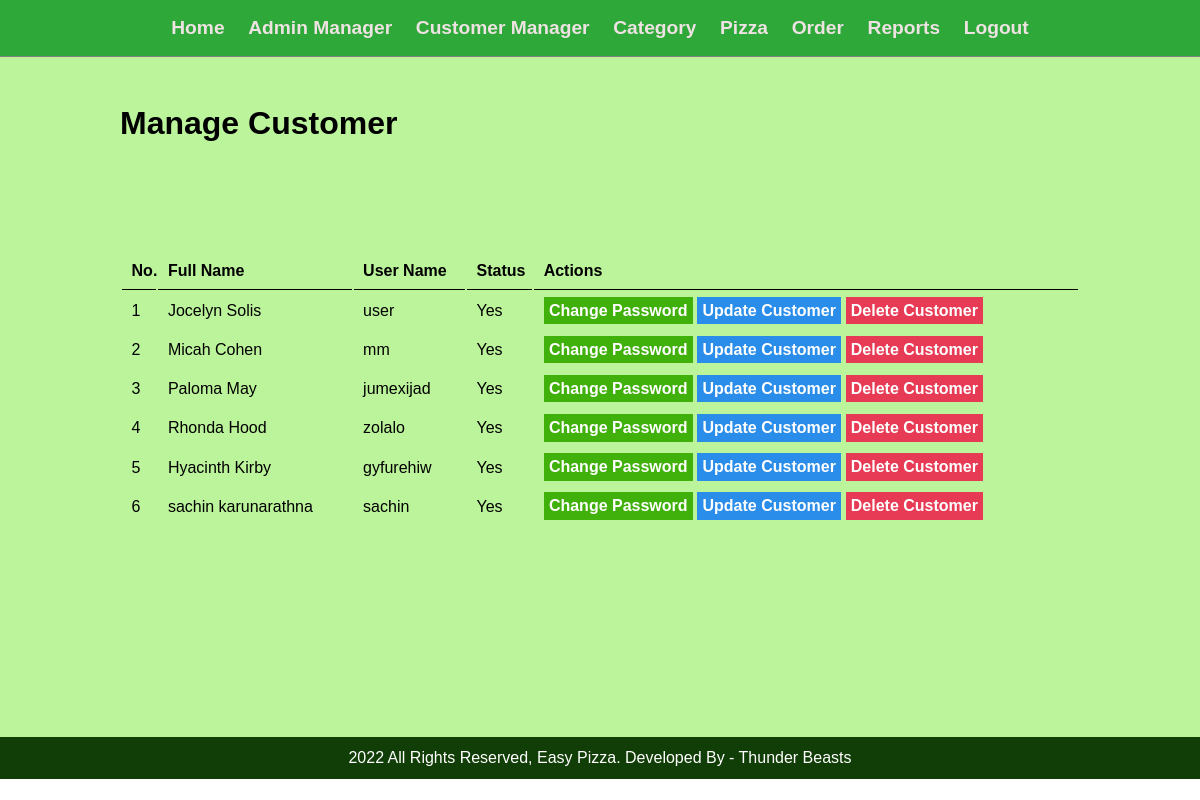
Screenshot of /admin/manage-customer.php (signed in) with the database file from the repository.
### tables this page shows
CREATE TABLE `customer` (
  `id_customer` int(10) UNSIGNED NOT NULL,
  `full_name` varchar(255) NOT NULL,
  `address` varchar(255) NOT NULL,
  `contact_number` varchar(50) NOT NULL,
  `email` varchar(255) NOT NULL,
  `username` varchar(100) NOT NULL,
  `password` varchar(255) NOT NULL,
  `active` varchar(10) NOT NULL
);

### admin/manage-customer.php (the view, shortened to what this page needs)
<?php include('partials/menu.php') ?>
<div class="main-content">
    <div class="wrapper">
        <h1>Manage Customer</h1>
        <br>
        <br><br>
        <br><br><br>
        <table class="tbl-full">
            <tr>
                <th>No.</th>
                <th>Full Name</th>
                <th>User Name</th>
                <th>Status</th>
                <th>Actions</th>
            </tr>
            <?php
            $sql = "SELECT * FROM customer";
            $res = mysqli_query($conn, $sql);
            if ($res == TRUE) {
                $rows = mysqli_num_rows($res);
                $no =1;
                if ($rows > 0)
                {
                    while ($rows = mysqli_fetch_assoc($res))
                    {
                        $id = $rows['id_customer'];
                        $full_name = $rows['full_name'];
                        $username = $rows['username'];
                        $active = $rows['active'];
            ?>
                        <tr>
                            <td><?php echo $no++ ?></td>
                            <td><?php echo $full_name ?></td>
                            <td><?php echo $username ?></td>
                            <td><?php echo $active ?></td>
                            <td>
                            <a href="<?php echo SITEURL; ?>admin/update-cus-password.php?id=<?php echo $id; ?>" class="btn-primary">Change Password</a>
                                <a href="<?php echo SITEURL;?>admin/update-customer.php?id=<?php echo $id;?>" class="btn-secondary">Update Customer</a>
                                <a href="<?php echo SITEURL; ?>admin/delete-customer.php?id=<?php echo $id; ?>" class="btn-danger">Delete Customer</a>
                            </td>
                        </tr>
            <?php
                    }
                }
            }
            ?>
        </table>
    </div>
</div>
<?php include('partials/footer.php') ?>

### css/admin.css (style rules this page uses)
* { margin: 0; padding: 0; font-family: Arial, Helvetica, sans-serif; }
.wrapper { padding: 1%; width: 80%; margin: 0 auto; }
.tbl-full { width: 100%; }
table tr th { border-bottom: 1px solid black; padding: 1%; text-align: left; }
table tr td { padding: 1%; }
.btn-primary { background-color: #40b10b; padding: 1%; color: white; text-decoration: none; font-weight: bold; }
.btn-secondary { background-color: #2a8de9; padding: 1%; color: white; text-decoration: none; font-weight: bold; }
.btn-danger { background-color: #e73a54; padding: 1%; color: white; text-decoration: none; font-weight: bold; }
a { text-decoration: none; }
.main-content { background-color: #67e61d70; padding: 3% 0; min-height: 76%; }

### rows the page displays
customer: full_name "Jocelyn Solis", username "user", active "Yes"
customer: full_name "Micah Cohen", username "mm", active "Yes"
customer: full_name "Paloma May", username "jumexijad", active "Yes"
customer: full_name "Rhonda Hood", username "zolalo", active "Yes"
customer: full_name "Hyacinth Kirby", username "gyfurehiw", active "Yes"
customer: full_name "sachin karunarathna", username "sachin", active "Yes"
